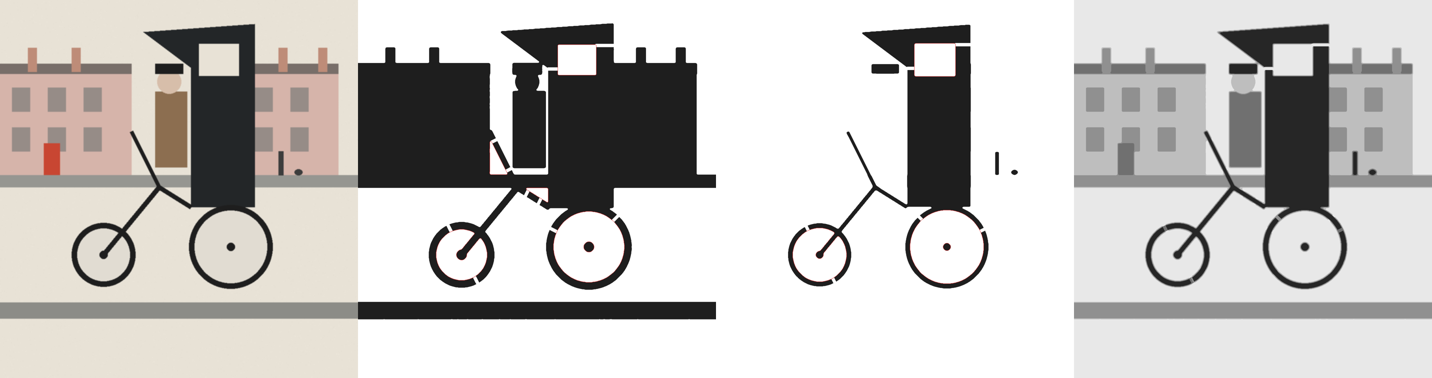
#> input picture examples/test_scene_layers.png, 1432 x 378 px
$ python stencilgen.py ../examples/test_scene_layers.png
#> lines starting #> are read from the running program, lines starting #| are printed output that depends on the picture; after the words box and inside, x2 and y2 are one past the last pixel; in counts of white or black regions, pixels touching at a corner belong together
#!/usr/bin/env python3
"""
stencilgen.py - turn a painting or photo into laser-cuttable multi-layer stencils.

Pipeline
  1. resize the image to a physical size (mm) at a working resolution (px/mm)
  2. split it into N tonal layers (k-means on luminance) or N colour layers
     (k-means on Lab colour).  Tonal layers are cumulative: layer 1 is every
     pixel darker than the lightest tone, layer N is only the darkest tone.
     Spray light -> dark and each layer overpaints the previous one.
  3. clean every mask so nothing is thinner than --min-feature-mm (spray bleed
     and laser kerf would eat it anyway) and drop tiny specks
  4. find islands (bits of sheet completely surrounded by cut-out) and join
     them to the mainland with bridges of --bridge-mm width
  5. trace each mask to an SVG in millimetre units, with registration marks
     that are identical on every layer, plus PNG previews

Usage
  python3 tools/stencilgen.py painting.jpg -o out --layers 4 --width-mm 280
  python3 tools/stencilgen.py painting.jpg -o out --mode colour --layers 6

Only depends on numpy, opencv-python-headless and Pillow.
"""
from __future__ import annotations

import argparse
import json
import math
import os
import sys
from dataclasses import dataclass, field

import cv2
import numpy as np
from PIL import Image, ImageDraw

CUT = 255     # pixel value meaning "cut out / paint goes here"
SHEET = 0     # pixel value meaning "stencil material stays"


# ----------------------------------------------------------------------------
# arguments
# ----------------------------------------------------------------------------
def parse_args(argv=None):
    p = argparse.ArgumentParser(
        description="Generate laser-cuttable multi-layer stencils from an image.",
        formatter_class=argparse.ArgumentDefaultsHelpFormatter,
    )
    p.add_argument("image", help="input image (jpg/png/...)")
    p.add_argument("-o", "--out", default="out", help="output directory")
    p.add_argument("--mode", choices=["tone", "colour"], default="tone",
                   help="tone = cumulative greyscale layers (add colour by hand); "
                        "colour = one stencil per quantised colour")
    p.add_argument("--layers", type=int, default=4,
                   help="number of stencil layers (not counting the painted ground)")
    p.add_argument("--width-mm", type=float, default=280.0,
                   help="physical width of the printed image area")
    p.add_argument("--max-height-mm", type=float, default=None,
                   help="shrink to fit this height if the image is tall")
    p.add_argument("--sheet", default=None,
                   help="fix the stencil sheet size: A4, A3, A5, or WxH in mm (e.g. 300x400). "
                        "The image is scaled to fit inside the margin and centred; "
                        "overrides --width-mm. Orientation is chosen to give the biggest image")
    p.add_argument("--margin-mm", type=float, default=20.0,
                   help="blank stencil border around the image (holds registration marks)")
    p.add_argument("--px-per-mm", type=float, default=8.0,
                   help="working resolution")
    p.add_argument("--blur-mm", type=float, default=0.4,
                   help="pre-blur to kill canvas texture before quantising (0 = off)")
    p.add_argument("--min-feature-mm", type=float, default=1.2,
                   help="nothing thinner than this survives (cut or sheet)")
    p.add_argument("--min-area-mm2", type=float, default=4.0,
                   help="drop cut regions and sheet specks smaller than this")
    p.add_argument("--bridge-mm", type=float, default=2.5,
                   help="width of auto-generated bridges")
    p.add_argument("--bridges-per-island", type=int, default=2,
                   help="bridges added to each island (2 stops it flapping)")
    p.add_argument("--simplify-mm", type=float, default=0.15,
                   help="vector simplification tolerance")
    p.add_argument("--reg-mark-mm", type=float, default=8.0,
                   help="registration mark size")
    p.add_argument("--kerf-mm", type=float, default=0.0,
                   help="grow every cut by this much to compensate laser kerf (usually leave 0)")
    p.add_argument("--keep-lightest", action="store_true",
                   help="colour mode: also make a stencil for the lightest colour "
                        "(default treats it as the painted ground)")
    p.add_argument("--seed", type=int, default=7, help="k-means seed")
    return p.parse_args(argv)


# ----------------------------------------------------------------------------
# helpers
# ----------------------------------------------------------------------------
@dataclass
class Layer:
    index: int              # 1-based, spray order
    name: str
    mask: np.ndarray        # uint8, CUT where paint goes
    tone_rgb: tuple         # suggested paint colour for preview
    islands_bridged: int = 0
    cut_regions: int = 0
    notes: list = field(default_factory=list)


def odd(n: int) -> int:
    n = int(round(n))
    return max(1, n if n % 2 == 1 else n + 1)


def ellipse(diameter_px: float):
    d = odd(diameter_px)
    return cv2.getStructuringElement(cv2.MORPH_ELLIPSE, (d, d))


PAPER = {"A5": (148.0, 210.0), "A4": (210.0, 297.0), "A3": (297.0, 420.0), "A2": (420.0, 594.0)}


def parse_sheet(spec):
    """'A4' -> (210, 297); '300x400' -> (300, 400)"""
    if spec is None:
        return None
    key = spec.strip().upper()
    if key in PAPER:
        return PAPER[key]
    try:
        w, h = key.replace("MM", "").split("X")
        return float(w), float(h)
    except ValueError:
        sys.exit(f"--sheet must be A5/A4/A3/A2 or WxH in mm, got {spec!r}")


def load_and_size(path, width_mm, max_height_mm, ppm, sheet=None, margin_mm=0.0):
    img = Image.open(path).convert("RGB")
    w, h = img.size
    if sheet:
        # pick the orientation that gives the bigger image, then fit inside the margins
        best = None
        for sw, sh in ((sheet[0], sheet[1]), (sheet[1], sheet[0])):
            aw, ah = sw - 2 * margin_mm, sh - 2 * margin_mm
            scale = min(aw / w, ah / h)
            if best is None or scale > best[0]:
                best = (scale, sw, sh)
        scale, sw, sh = best
        img_w_mm, img_h_mm = w * scale, h * scale
        sheet = (sw, sh)
    else:
        img_w_mm = width_mm
        img_h_mm = width_mm * h / w
        if max_height_mm and img_h_mm > max_height_mm:
            img_h_mm = max_height_mm
            img_w_mm = max_height_mm * w / h
    W = int(round(img_w_mm * ppm))
    H = int(round(img_h_mm * ppm))
    img = img.resize((W, H), Image.LANCZOS)
    return np.asarray(img), img_w_mm, img_h_mm, sheet


def kmeans(data: np.ndarray, k: int, seed: int):
    cv2.setRNGSeed(seed)
    criteria = (cv2.TERM_CRITERIA_EPS + cv2.TERM_CRITERIA_MAX_ITER, 100, 0.2)
    _, labels, centres = cv2.kmeans(data.astype(np.float32), k, None,
                                    criteria, 5, cv2.KMEANS_PP_CENTERS)
    return labels.flatten(), centres


# ----------------------------------------------------------------------------
# layer separation
# ----------------------------------------------------------------------------
def tone_layers(rgb, n_layers, blur_px, seed) -> tuple[list[Layer], dict]:
    gray = cv2.cvtColor(rgb, cv2.COLOR_RGB2GRAY)
    if blur_px > 0:
        gray = cv2.GaussianBlur(gray, (0, 0), blur_px)
    labels, centres = kmeans(gray.reshape(-1, 1), n_layers + 1, seed)
    centres = sorted(float(c) for c in centres.flatten())          # dark -> light
    thresholds = [(centres[i] + centres[i + 1]) / 2 for i in range(n_layers)]
    layers = []
    for i in range(n_layers):
        # layer 1 = everything darker than the lightest tone, ..., layer n = darkest only
        t = thresholds[n_layers - 1 - i]
        tone = int(round(centres[n_layers - 1 - i]))
        mask = np.where(gray < t, CUT, SHEET).astype(np.uint8)
        layers.append(Layer(i + 1, f"tone{i + 1}", mask, (tone, tone, tone)))
    info = {"ground_grey": int(round(centres[-1])),
            "tone_greys": [int(round(c)) for c in centres[:-1]][::-1],
            "thresholds": [round(t, 1) for t in thresholds][::-1]}
    return layers, info


# [20 lines left out: function colour_layers, not called in this run]


# ----------------------------------------------------------------------------
# cleanup, islands, bridges
# ----------------------------------------------------------------------------
def drop_small(mask, value, min_area_px):
    """remove connected components of `value` smaller than min_area_px"""
    target = (mask == value).astype(np.uint8)
    n, lab, stats, _ = cv2.connectedComponentsWithStats(target, connectivity=8)
    small = [i for i in range(1, n) if stats[i, cv2.CC_STAT_AREA] < min_area_px]
    if small:
        mask = mask.copy()
        mask[np.isin(lab, small)] = CUT if value == SHEET else SHEET
    return mask


def clean_mask(mask, min_feature_px, min_area_px, kerf_px):
    k = ellipse(min_feature_px)
    m = cv2.morphologyEx(mask, cv2.MORPH_OPEN, k)     # kill thin cut slivers
    m = cv2.morphologyEx(m, cv2.MORPH_CLOSE, k)       # kill thin sheet slivers
    m = drop_small(m, CUT, min_area_px)               # specks of paint
    m = drop_small(m, SHEET, min_area_px)             # specks of sheet (tiny islands)
    if kerf_px > 0:
        m = cv2.erode(m, ellipse(kerf_px * 2))        # shrink cut so kerf grows it back
    # soften pixel staircase a touch before tracing
    m = cv2.GaussianBlur(m, (0, 0), max(0.6, min_feature_px * 0.25))
    return np.where(m >= 128, CUT, SHEET).astype(np.uint8)


def find_islands(mask):
    """return (labels, island_ids, mainland_bool) for sheet regions"""
    sheet = (mask == SHEET).astype(np.uint8)
    n, lab, stats, cents = cv2.connectedComponentsWithStats(sheet, connectivity=8)
    edge = np.unique(np.concatenate([lab[0, :], lab[-1, :], lab[:, 0], lab[:, -1]]))
    edge = set(int(e) for e in edge) - {0}
    islands = [i for i in range(1, n) if i not in edge]
    mainland = np.isin(lab, list(edge))
    return lab, islands, mainland, stats


def nearest_mainland(mainland_bool):
    """distance to mainland + coordinates of the nearest mainland pixel, per pixel"""
    src = np.where(mainland_bool, 0, 255).astype(np.uint8)
    dist, labels = cv2.distanceTransformWithLabels(
        src, cv2.DIST_L2, 5, labelType=cv2.DIST_LABEL_PIXEL)
    zs = np.argwhere(mainland_bool)                       # (y, x) of every mainland pixel
    lut = np.zeros((labels.max() + 1, 2), dtype=np.int32)
    lut[labels[zs[:, 0], zs[:, 1]]] = zs
    return dist, labels, lut


def add_bridges(mask, bridge_px, per_island):
    """join every island to the mainland; islands are processed nearest-first
    and become mainland once bridged so chains of islands work."""
    mask = mask.copy()
    lab, islands, mainland, stats = find_islands(mask)
    # pixel lists per island, computed once
    pix = {i: np.where(lab == i) for i in islands}
    remaining = set(islands)
    n_bridged = 0
    while remaining:
        dist, labels, lut = nearest_mainland(mainland)
        # pick the island closest to the mainland
        best = None
        for i in remaining:
            ys, xs = pix[i]
            d = dist[ys, xs]
            j = int(np.argmin(d))
            if best is None or d[j] < best[0]:
                best = (d[j], i, j)
        _, i, j = best
        ys, xs = pix[i]
        remaining.discard(i)
        cy, cx = ys.mean(), xs.mean()
        p0 = (int(xs[j]), int(ys[j]))
        t0 = lut[labels[ys[j], xs[j]]]
        picks = [(p0, t0)]
        # further bridges: prefer the opposite side of the island
        v0 = np.array([p0[0] - cx, p0[1] - cy])
        d = dist[ys, xs].astype(np.float64)
        for _ in range(per_island - 1):
            v = np.stack([xs - cx, ys - cy], axis=1)
            nv = np.linalg.norm(v, axis=1) + 1e-6
            cosang = (v @ v0) / (nv * (np.linalg.norm(v0) + 1e-6))
            for limit in (-0.3, 0.3, 1.1):
                cand = np.where(cosang < limit)[0]
                if len(cand):
                    jj = cand[int(np.argmin(d[cand]))]
                    p = (int(xs[jj]), int(ys[jj]))
                    t = lut[labels[ys[jj], xs[jj]]]
                    picks.append((p, t))
                    v0 = np.array([p[0] - cx, p[1] - cy])
                    break
        for p, t in picks:
            cv2.line(mask, p, (int(t[1]), int(t[0])), SHEET, int(round(bridge_px)))
            cv2.line(mainland.view(np.uint8), p, (int(t[1]), int(t[0])), 1, int(round(bridge_px)))
        mainland[ys, xs] = True
        n_bridged += 1
        if n_bridged % 25 == 0:
            print(f"      bridged {n_bridged}/{len(islands)} islands", flush=True)
    return mask, n_bridged


# ----------------------------------------------------------------------------
# vector output
# ----------------------------------------------------------------------------
def trace(mask, eps_px, ppm, offset_mm):
    contours, _ = cv2.findContours(mask, cv2.RETR_LIST, cv2.CHAIN_APPROX_NONE)
    paths = []
    for c in contours:
        c = cv2.approxPolyDP(c, eps_px, True)
        if len(c) < 3:
            continue
        pts = c.reshape(-1, 2) / ppm + np.array(offset_mm)
        d = "M " + " L ".join(f"{x:.3f},{y:.3f}" for x, y in pts) + " Z"
        paths.append(d)
    return paths


def reg_marks_svg(sheet_w, sheet_h, margin, size):
    """crosshair-in-circle at each corner of the margin, identical on every layer"""
    r = size / 2
    out = []
    c = max(margin / 2, r + 2)
    for (x, y) in [(c, c), (sheet_w - c, c), (c, sheet_h - c), (sheet_w - c, sheet_h - c)]:
        out.append(f'<circle cx="{x:.2f}" cy="{y:.2f}" r="{r:.2f}"/>')
        out.append(f'<path d="M {x - r:.2f},{y:.2f} L {x + r:.2f},{y:.2f} '
                   f'M {x:.2f},{y - r:.2f} L {x:.2f},{y + r:.2f}"/>')
    return "\n".join(out)


def write_svg(path, paths, sheet_w, sheet_h, margin, img_w, img_h, reg_size, label, ox, oy):
    body = "\n".join(f'<path d="{d}"/>' for d in paths)
    svg = f'''<?xml version="1.0" encoding="UTF-8"?>
<svg xmlns="http://www.w3.org/2000/svg" width="{sheet_w:.2f}mm" height="{sheet_h:.2f}mm"
     viewBox="0 0 {sheet_w:.2f} {sheet_h:.2f}">
  <!-- units are millimetres. red = CUT, blue = registration (cut on ALL layers),
       green = sheet outline, black text = engrave or ignore -->
  <g id="sheet-outline" fill="none" stroke="#00aa00" stroke-width="0.1">
    <rect x="0" y="0" width="{sheet_w:.2f}" height="{sheet_h:.2f}"/>
  </g>
  <g id="image-area" fill="none" stroke="#bbbbbb" stroke-width="0.1" stroke-dasharray="2,2">
    <rect x="{ox:.2f}" y="{oy:.2f}" width="{img_w:.2f}" height="{img_h:.2f}"/>
  </g>
  <g id="registration" fill="none" stroke="#0000ff" stroke-width="0.1">
{reg_marks_svg(sheet_w, sheet_h, margin, reg_size)}
  </g>
  <g id="label" font-family="sans-serif" font-size="4" fill="#000000">
    <text x="{ox:.2f}" y="{max(oy * 0.55, 6):.2f}">{label}</text>
  </g>
  <g id="cut" fill="none" stroke="#ff0000" stroke-width="0.1" fill-rule="evenodd">
{body}
  </g>
</svg>
'''
    with open(path, "w") as f:
        f.write(svg)


# ----------------------------------------------------------------------------
# previews
# ----------------------------------------------------------------------------
def layer_preview_png(path, mask, islands_before):
    """white = sheet, black = cut. Islands that got bridged shown in red outline."""
    img = np.full(mask.shape + (3,), 255, np.uint8)
    img[mask == CUT] = (30, 30, 30)
    if islands_before is not None:
        edges = cv2.morphologyEx(islands_before.astype(np.uint8), cv2.MORPH_GRADIENT,
                                 ellipse(3))
        img[edges > 0] = (220, 30, 30)
    Image.fromarray(img).save(path)


def swatch_card_png(path, ground_rgb, layers, mode):
    """one row per paint: ground first, then the stencils in spray order.
    Shows the target colour, hex, and a mixing hint."""
    rows = [("ground / base coat (brush on)", ground_rgb)] + \
           [(f"layer {l.index:02d}  {l.name}  (spray {l.index}/{len(layers)})", l.tone_rgb)
            for l in layers]
    W, rh, sw = 900, 90, 260
    img = Image.new("RGB", (W, rh * len(rows) + 20), (255, 255, 255))
    d = ImageDraw.Draw(img)
    for k, (label, rgb) in enumerate(rows):
        y = 10 + k * rh
        d.rectangle([10, y, 10 + sw, y + rh - 10], fill=tuple(rgb), outline=(0, 0, 0))
        r, g, b = rgb
        lum = 0.299 * r + 0.587 * g + 0.114 * b
        if mode == "tone":
            hint = f"greyscale {lum:.0f}/255  ->  roughly {100 - lum / 2.55:.0f}% black in white"
        else:
            hint = f"luminance {lum:.0f}/255"
        for i, t in enumerate([label, f"rgb({r}, {g}, {b})   #{r:02x}{g:02x}{b:02x}", hint]):
            d.text((sw + 30, y + 8 + i * 24), t, fill=(0, 0, 0))
    img.save(path)

def composite_preview_png(path, shape, ground_rgb, layers):
    img = np.empty(shape + (3,), np.uint8)
    img[:] = ground_rgb
    for l in layers:
        img[l.mask == CUT] = l.tone_rgb
    Image.fromarray(img).save(path)


# ----------------------------------------------------------------------------
# main
# ----------------------------------------------------------------------------
def main(argv=None):
    a = parse_args(argv)
    ppm = a.px_per_mm
    os.makedirs(a.out, exist_ok=True)

    sheet = parse_sheet(a.sheet)
    rgb, img_w_mm, img_h_mm, sheet = load_and_size(a.image, a.width_mm, a.max_height_mm,
                                                   ppm, sheet, a.margin_mm)
#> in load_and_size, img is the input picture: PIL image 1432x378 RGB; mean R, G, B 196, 193.5, 191.1
#> img_w_mm = 280; img_h_mm = 73.91
    H, W = rgb.shape[:2]
    print(f"image area {img_w_mm:.1f} x {img_h_mm:.1f} mm  ({W} x {H} px)")
#| image area 280.0 x 73.9 mm  (2240 x 591 px)

    blur_px = a.blur_mm * ppm
    if a.mode == "tone":
        layers, info = tone_layers(rgb, a.layers, blur_px, a.seed)
#> in tone_layers, `gray = cv2.cvtColor(rgb, cv2.COLOR_RGB2GRAY)`:
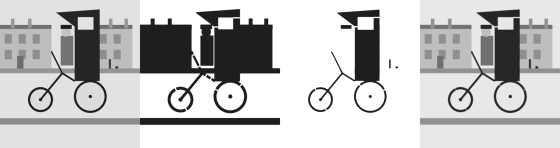
#> gray: shape (591, 2240) (shown at 1/4 size); min 0, max 255, mean 193.8
#> in tone_layers, `gray = cv2.GaussianBlur(gray, (0, 0), blur_px)`:
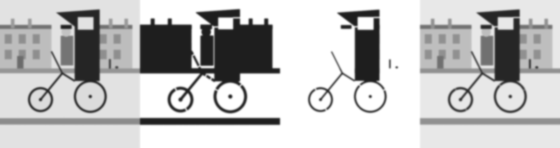
#> gray: shape (591, 2240) (shown at 1/4 size); min 30, max 255, mean 193.9
#> in kmeans, `_, labels, centres = cv2.kmeans(data.astype(np.float32), k, None, crit..`: centres = [37.92, 227.2, 131.1, 255.4, 184]
#> in tone_layers, `centres = sorted(float(c) for c in centres.flatten())`: centres = [37.92, 131.1, 184, 227.2, 255.4]
#> in tone_layers, `thresholds = [(centres[i] + centres[i + 1]) / 2 for i in range(n_layer..`: thresholds = [84.53, 157.6, 205.6, 241.3]
#> the loop in tone_layers, `for i in range(n_layers):` made 4 passes
#> (t, tone) on passes 1 to 4: (241.3, 227), (205.6, 184), (157.6, 131), (84.53, 38)
#> pass 1, in tone_layers, `mask = np.where(gray < t, CUT, SHEET).astype(np.uint8)`:
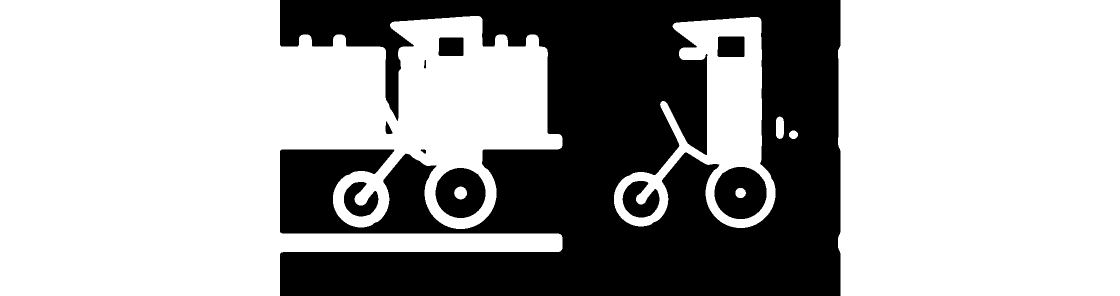
#> mask: shape (591, 2240) (shown at 1/2 size); 65.8% white; 10 black regions, largest, box (x1, y1, x2, y2) and area: (560, 0, 1681, 591) 426210, (1429, 334, 1533, 438) 8247, (871, 336, 971, 436) 7365
#> pass 2, in tone_layers, `mask = np.where(gray < t, CUT, SHEET).astype(np.uint8)`:
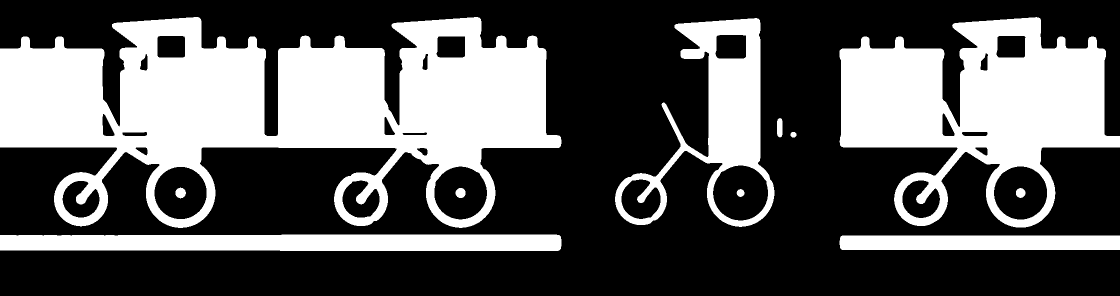
#> mask: shape (591, 2240) (shown at 1/2 size); 35.7% white; 11 white regions, largest, box (x1, y1, x2, y2) and area: (0, 34, 1123, 456) 253742, (1679, 34, 2240, 455) 123889, (1230, 36, 1549, 454) 41437
#> pass 3, in tone_layers, `mask = np.where(gray < t, CUT, SHEET).astype(np.uint8)`:
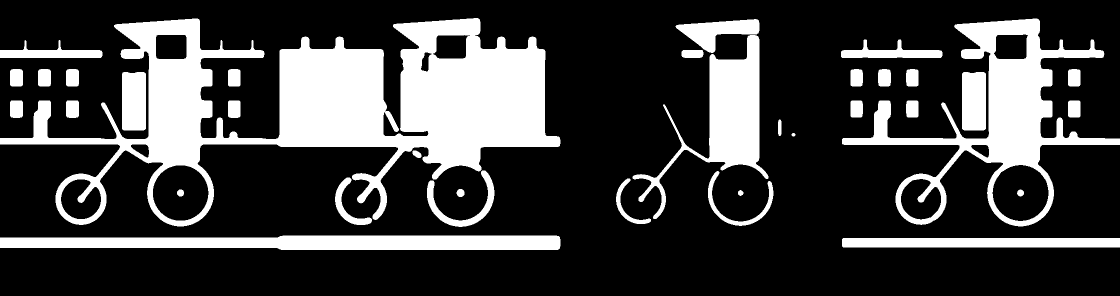
#> mask: shape (591, 2240) (shown at 1/2 size); 24.9% white; 36 white regions, largest, box (x1, y1, x2, y2) and area: (0, 36, 1121, 453) 166479, (1684, 37, 2240, 453) 52528, (0, 471, 1121, 500) 28007
#> after the loop in tone_layers, `for i in range(n_layers):`: layers = 4 items
#> in tone_layers, `info = {"ground_grey": int(round(centres[-1])), "tone_greys": [int(rou..`: info = {'ground_grey': 255, 'tone_greys': [227, 184, 131, 38], 'thresholds': [241.3, 205.6, 157.6, 84.5]}
#> (the rest of the program and of its run is left out)
